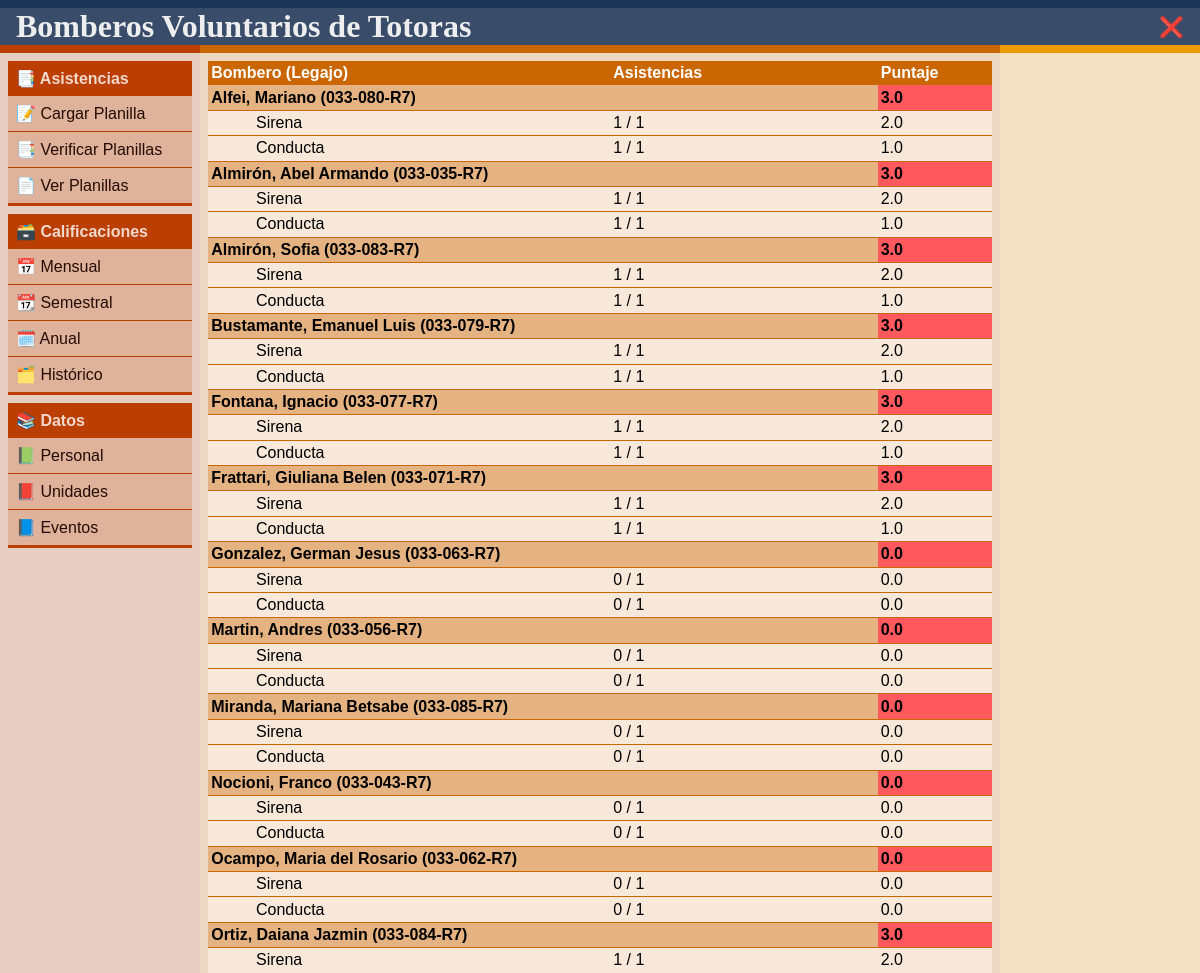
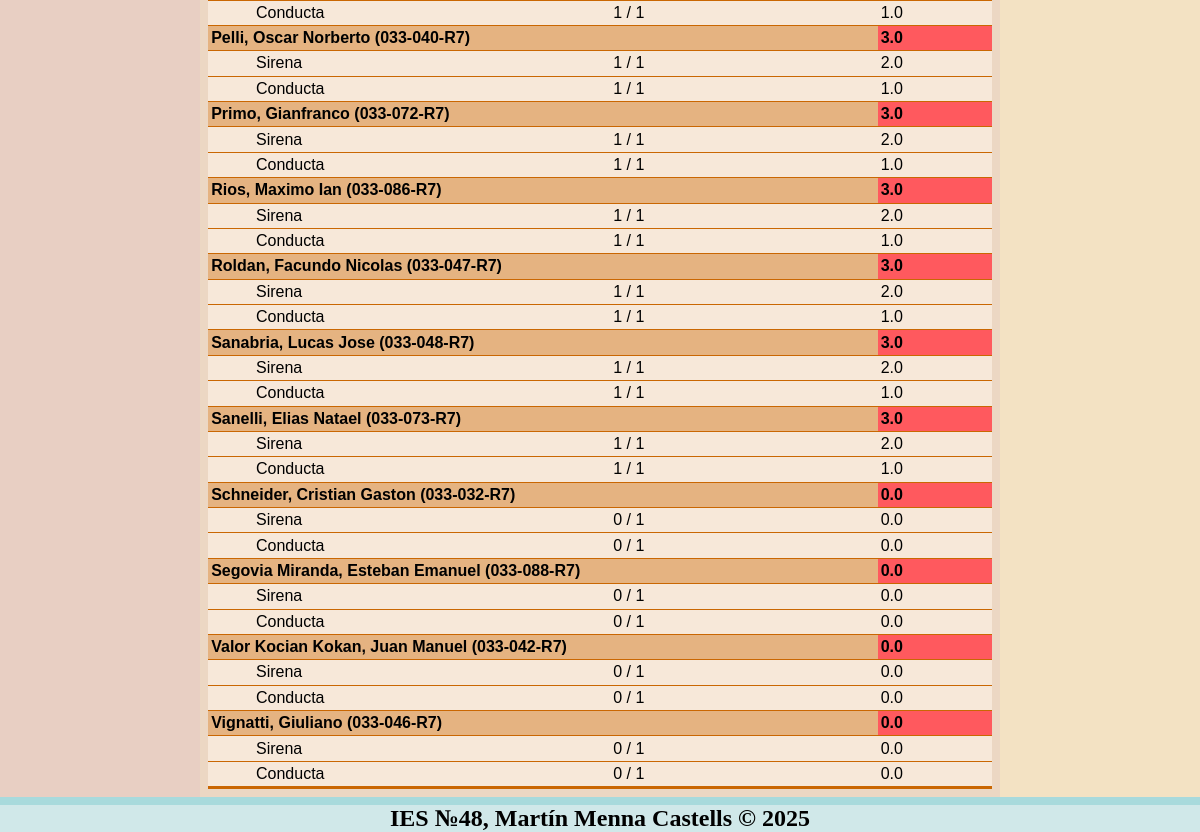
Page /calificaciones/mensual (signed in) on the committed database (2 pictures, top to bottom).
### tables this page shows
CREATE TABLE personal (
    legajo           TEXT    PRIMARY KEY UNIQUE,
    dni              INTEGER NOT NULL UNIQUE,
    username         TEXT    NOT NULL UNIQUE,
    password         TEXT    NOT NULL,
    apellido_nombre  TEXT    NOT NULL,
    telefono         INTEGER,
    fecha_nacimiento TEXT    NOT NULL,
    provincia        TEXT    NOT NULL,
    lugar            TEXT    NOT NULL,
    permisos         INTEGER NOT NULL DEFAULT 0
);

CREATE TABLE eventos (
    id     INTEGER PRIMARY KEY AUTOINCREMENT,
    nombre TEXT    NOT NULL,
    puntos REAL    NOT NULL
);

### app/blueprints/bp_calificaciones.py (the view)
@bp.route('/mensual', methods=['GET'])
def Mensual():
    return render_template('calificaciones/mensual.html', calificaciones=Calificacion.Get_Mensual(), Calificacion=Calificacion, Bombero=Bombero, Evento=Evento)

### app/scripts/db.py (called while the page is built)
def Get_DB():
    if 'db' not in g:
        g.db = sqlite3.connect(
            DATABASE,
            detect_types=sqlite3.PARSE_DECLTYPES
        )
        g.db.row_factory = sqlite3.Row
    return g.db

def Close_DB(exception):
    db = g.pop('db', None)
    if db is not None:
        db.close()

### app/scripts/eventos.py (called while the page is built)
    def Get_Evento_By_ID(id):
        DB = Get_DB()
        evento_data = DB.execute(
            'SELECT * FROM eventos WHERE id = ?',
            (id,)
        ).fetchone()
        if evento_data is None:
            return None
        return Evento(
            id=evento_data['id'],
            nombre=evento_data['nombre'],
            puntos=evento_data['puntos']
        )

### app/templates/calificaciones/mensual.html
{% extends 'base.html' %}
{% block head %}
    <link rel="stylesheet" href="{{ url_for('static', filename='calificaciones.css') }}">
{% endblock %}
{% block center %}
    <table>
        <thead>
            <tr>
                <th>
                    Bombero (Legajo)
                </th>
                <th>
                    Asistencias
                </th>
                <th>
                    Puntaje
                </th>
            </tr>
        </thead>
        <tbody>
            {% for calificacion in calificaciones %}
                <tr class="bomberos">
                    <td colspan="2">
                        {{ calificacion.apellido_nombre }} ({{ calificacion.legajo }})
                    </td>
                    {% if calificacion.puntaje < 3.33 %}
                        <td style="background-color: #FF595E;">
                            {{ calificacion.puntaje }}
                        </td>
                    {% elif calificacion.puntaje < 6.66 %}
                        <td style="background-color: #FFCA3A;">
                            {{ calificacion.puntaje }}
                        </td>
                    {% else %}
                        <td style="background-color: #8AC926;">
                            {{ calificacion.puntaje }}
                        </td>
                    {% endif %}
                </tr>
                {% for evento in Calificacion.Get_Desglose_Mensual(calificacion.legajo) %}
                    <tr class="eventos">
                        <td>
                            {{ Evento.Get_Evento_By_ID(evento.id_evento).nombre }}
                        </td>
                        <td>
                            {{ evento.asistencias }} / {{ evento.total }}
                        </td>
                        <td>
                            {{ evento.puntaje }}
                        </td>
                    </tr>
                {% endfor %}
            {% endfor %}
        </tbody>
    </table>
{% endblock %}

### app/static/base.css (style rules this page uses)
* { margin: 0; padding: 0; }
:root { --color-bg-body: #EEEEEEAA; --color-fg-top: #1D3557; --color-bg-top: #1D3557DD; --color-text-top: #EEE; --color-fg-middle: #AE2012; --color-bg-middle: #AE201277; --color-fg-bottom: #A8DADC; --color-bg-bottom: #A8DADC77; --color-fg-left: #BB3E03; --color-bg-left: #BB3E03; --color-fg-center: #CA6702; --color-bg-center: #CA6702; --color-fg-right: #EE9B00; --color-bg-right: #EE9B00; }
html { background-image: url(./logo.svg); background-repeat: no-repeat; background-position: center; background-size: 33%; }
body { background-color: var(--color-bg-body); display: grid; grid-template-columns: 1fr; grid-template-rows: auto 1fr auto; grid-template-areas: 'top' 'middle' 'bottom'; min-height: 100dvh; }

### rows in the picture
personal: apellido_nombre "Alfei, Mariano", legajo "033-080-R7", puntaje "3.0", asistencias "1" "1", total "1" "1", puntaje "2.0" "1.0"
eventos: Get_Evento_By_ID "Sirena" "Sirena" "Sirena" "Sirena" "Sirena" "Sirena" "Sirena" "Sirena" "Sirena" "Sirena" "Sirena" "Sirena" "Sirena" "Sirena" "Sirena" "Sirena" "Sirena" "Sirena" "Sirena" "Sirena" "Sirena" "Sirena"
eventos: Get_Evento_By_ID "Conducta" "Conducta" "Conducta" "Conducta" "Conducta" "Conducta" "Conducta" "Conducta" "Conducta" "Conducta" "Conducta" "Conducta" "Conducta" "Conducta" "Conducta" "Conducta" "Conducta" "Conducta" "Conducta" "Conducta" "Conducta" "Conducta"
personal: apellido_nombre "Almirón, Abel Armando", legajo "033-035-R7", puntaje "3.0", asistencias "1" "1", total "1" "1", puntaje "2.0" "1.0"
personal: apellido_nombre "Almirón, Sofia", legajo "033-083-R7", puntaje "3.0", asistencias "1" "1", total "1" "1", puntaje "2.0" "1.0"
personal: apellido_nombre "Bustamante, Emanuel Luis", legajo "033-079-R7", puntaje "3.0", asistencias "1" "1", total "1" "1", puntaje "2.0" "1.0"
personal: apellido_nombre "Fontana, Ignacio", legajo "033-077-R7", puntaje "3.0", asistencias "1" "1", total "1" "1", puntaje "2.0" "1.0"
personal: apellido_nombre "Frattari, Giuliana Belen", legajo "033-071-R7", puntaje "3.0", asistencias "1" "1", total "1" "1", puntaje "2.0" "1.0"
personal: apellido_nombre "Gonzalez, German Jesus", legajo "033-063-R7", puntaje "0.0", asistencias "0" "0", total "1" "1", puntaje "0.0" "0.0"
personal: apellido_nombre "Martin, Andres", legajo "033-056-R7", puntaje "0.0", asistencias "0" "0", total "1" "1", puntaje "0.0" "0.0"
personal: apellido_nombre "Miranda, Mariana Betsabe", legajo "033-085-R7", puntaje "0.0", asistencias "0" "0", total "1" "1", puntaje "0.0" "0.0"
personal: apellido_nombre "Nocioni, Franco", legajo "033-043-R7", puntaje "0.0", asistencias "0" "0", total "1" "1", puntaje "0.0" "0.0"
personal: apellido_nombre "Ocampo, Maria del Rosario", legajo "033-062-R7", puntaje "0.0", asistencias "0" "0", total "1" "1", puntaje "0.0" "0.0"
personal: apellido_nombre "Ortiz, Daiana Jazmin", legajo "033-084-R7", puntaje "3.0", asistencias "1" "1", total "1" "1", puntaje "2.0" "1.0"
personal: apellido_nombre "Pelli, Oscar Norberto", legajo "033-040-R7", puntaje "3.0", asistencias "1" "1", total "1" "1", puntaje "2.0" "1.0"
personal: apellido_nombre "Primo, Gianfranco", legajo "033-072-R7", puntaje "3.0", asistencias "1" "1", total "1" "1", puntaje "2.0" "1.0"
personal: apellido_nombre "Rios, Maximo Ian", legajo "033-086-R7", puntaje "3.0", asistencias "1" "1", total "1" "1", puntaje "2.0" "1.0"
personal: apellido_nombre "Roldan, Facundo Nicolas", legajo "033-047-R7", puntaje "3.0", asistencias "1" "1", total "1" "1", puntaje "2.0" "1.0"
personal: apellido_nombre "Sanabria, Lucas Jose", legajo "033-048-R7", puntaje "3.0", asistencias "1" "1", total "1" "1", puntaje "2.0" "1.0"
personal: apellido_nombre "Sanelli, Elias Natael", legajo "033-073-R7", puntaje "3.0", asistencias "1" "1", total "1" "1", puntaje "2.0" "1.0"
personal: apellido_nombre "Schneider, Cristian Gaston", legajo "033-032-R7", puntaje "0.0", asistencias "0" "0", total "1" "1", puntaje "0.0" "0.0"
personal: apellido_nombre "Segovia Miranda, Esteban Emanuel", legajo "033-088-R7", puntaje "0.0", asistencias "0" "0", total "1" "1", puntaje "0.0" "0.0"
personal: apellido_nombre "Valor Kocian Kokan, Juan Manuel", legajo "033-042-R7", puntaje "0.0", asistencias "0" "0", total "1" "1", puntaje "0.0" "0.0"
personal: apellido_nombre "Vignatti, Giuliano", legajo "033-046-R7", puntaje "0.0", asistencias "0" "0", total "1" "1", puntaje "0.0" "0.0"
